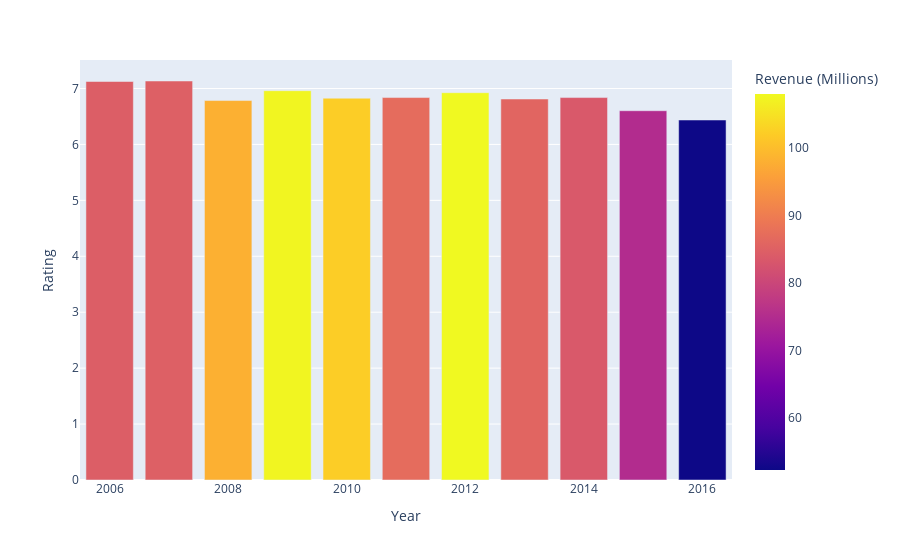

Notebook code cell kept with this figure:
### Code cell
fig = px.bar(df3, x='Year', y='Rating',color='Revenue (Millions)')
fig.show()

### Figure 1 — Plotly figure (JSON) as saved in the notebook; plotly's stock layout.template omitted (floating-point values rounded to 4 significant figures)
{"data": [{"alignmentgroup": "True", "hovertemplate": "Year=%{x}<br>Rating=%{y}<br>Revenue (Millions)=%{marker.color}<extra></extra>", "legendgroup": "", "marker": {"color": [84.51, 84.8, 98.08, 107.5, 102.2, 86.97, 108.0, 85.8, 83.52, 74.9, 52.31], "coloraxis": "coloraxis"}, "name": "", "offsetgroup": "", "orientation": "v", "showlegend": false, "textposition": "auto", "type": "bar", "x": [2006, 2007, 2008, 2009, 2010, 2011, 2012, 2013, 2014, 2015, 2016], "xaxis": "x", "y": [7.125, 7.134, 6.785, 6.961, 6.827, 6.838, 6.925, 6.812, 6.838, 6.602, 6.437], "yaxis": "y"}], "layout": {"barmode": "relative", "coloraxis": {"colorbar": {"title": {"text": "Revenue (Millions)"}}, "colorscale": [[0, "#0d0887"], [0.1111, "#46039f"], [0.2222, "#7201a8"], [0.3333, "#9c179e"], [0.4444, "#bd3786"], [0.5556, "#d8576b"], [0.6667, "#ed7953"], [0.7778, "#fb9f3a"], [0.8889, "#fdca26"], [1, "#f0f921"]]}, "legend": {"tracegroupgap": 0}, "margin": {"t": 60}, "xaxis": {"anchor": "y", "domain": [0, 1], "title": {"text": "Year"}}, "yaxis": {"anchor": "x", "domain": [0, 1], "title": {"text": "Rating"}}}}
